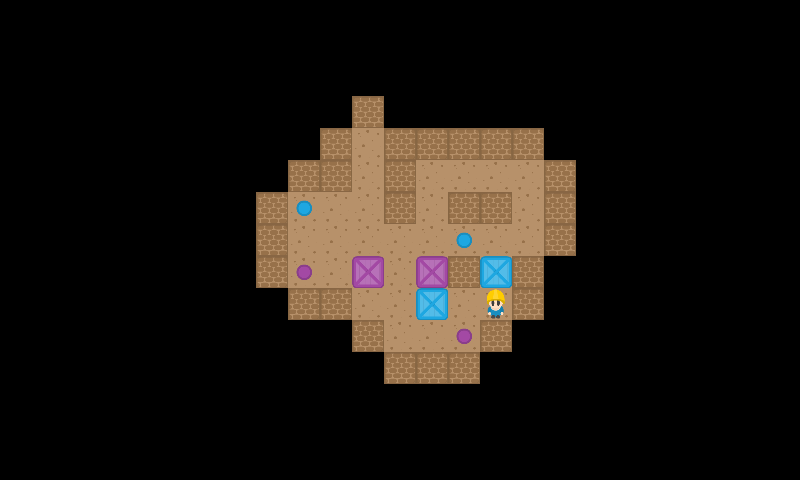

Tiled map render using the project's own tile images. Description and the map definition, with tile-layer contents summarised, below:
An orthogonal 25x15 tile map with 32x32 px tiles, 2 tile layers (StaticMap, Objetos).

<map version="1.0" orientation="orthogonal" renderorder="right-down" width="25" height="15" tilewidth="32" tileheight="32">
 <tileset firstgid="1" source="Tileset.tsx" />
 <layer name="StaticMap" width="25" height="15">
  <data>[375 cells, 62 non-empty, 2 distinct tile ids]</data>
 </layer>
 <layer name="Objetos" width="25" height="15">
  <data>[375 cells, 9 non-empty, 5 distinct tile ids]</data>
 </layer>
</map>
